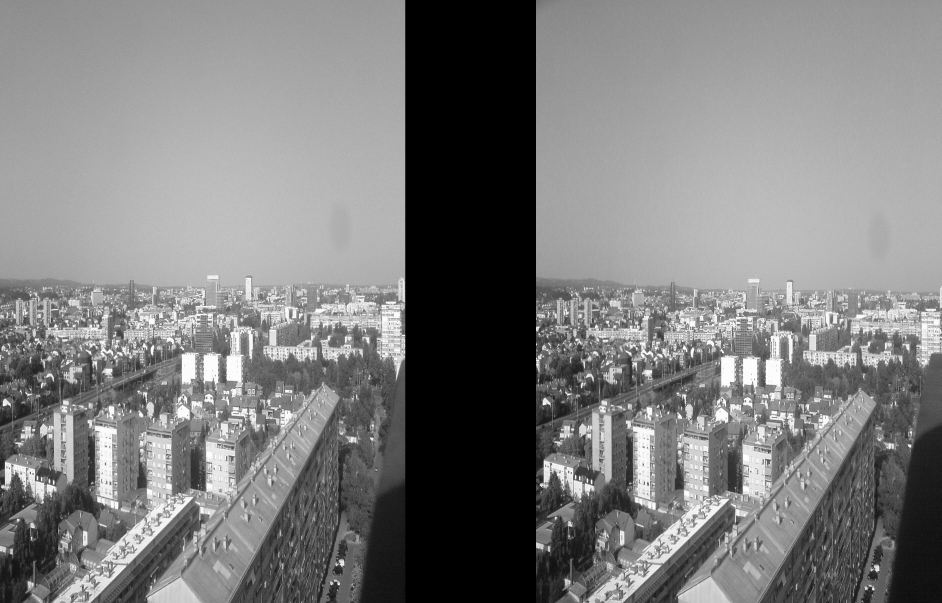
#> input picture python/Audio_visual/3d/red_cyan_seperator_input/3-d_anaglyph_of_Zagreb_(2007)_big.jpg, 3765 x 2412 px, given in place of lil-nas-x-7-ep.png, which was not available (shown at 1/4 size)
$ python image_altering.py
#> lines starting #> are read from the running program, lines starting #| are printed output that depends on the picture; pictures that were not available may be replaced by others from this repository, and a replacement may not be noted
from PIL import Image

def reflect(ima, xaxis=False, yaxis=False):
    assert isinstance(ima, Image)
    im = Image.new("RGBA", ima.getBBox()[2:])


imgStr = '/Users/jacksonsherman/Downloads/lil-nas-x-7-ep.png' # '/Users/jacksonsherman/Downloads/montero.png'# input("filepath to the png: ")

width  = 8 # int(input("tile horizontally: "))
height = 5 # int(input("  tile vertically: "))

screen_size = 2560, 1600

scale = min(screen_size[0] // width, screen_size[1] // height)

start = Image.open(imgStr)
#> start is the input picture: PIL image 3765x2412 L; min 0, max 255, mean 124.6

size = start.getbbox()[2:]
#> size = (3765, 2412)

resized = start.resize((scale,scale))
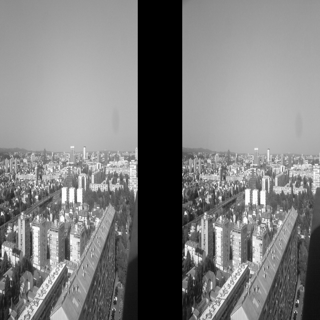
#> resized: PIL image 320x320 L; min 0, max 255, mean 124.6

img = Image.new('RGBA',screen_size)
#> img: PIL image 2560x1600 RGBA; every value is 0

for i in range(height):
    for j in range(width):
        img.paste(resized, (j * scale, i * scale))
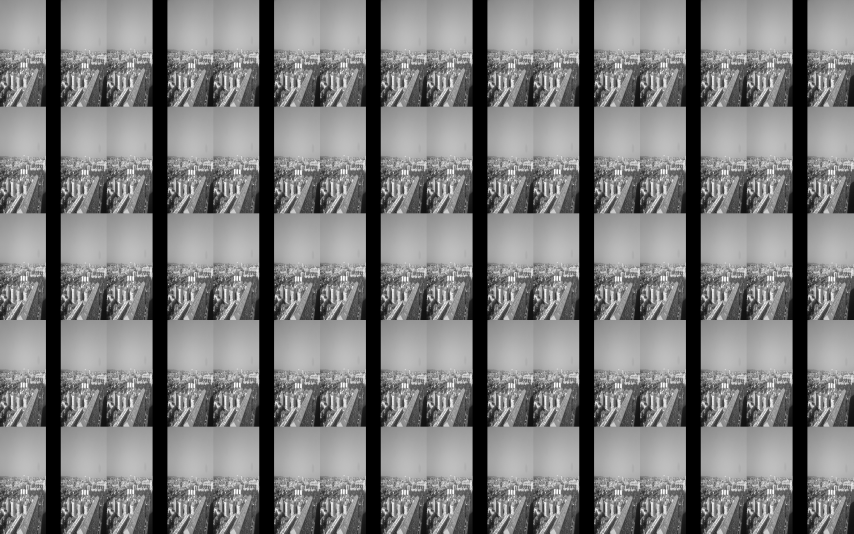
#> img: PIL image 2560x1600 RGBA (shown at 1/3 size); mean R, G, B, A 124.6, 124.6, 124.6, 255

img.show()

$ run again, on python/Audio_visual/3d/red_cyan_seperator_input/3D_dusk_on_Desert.jpg
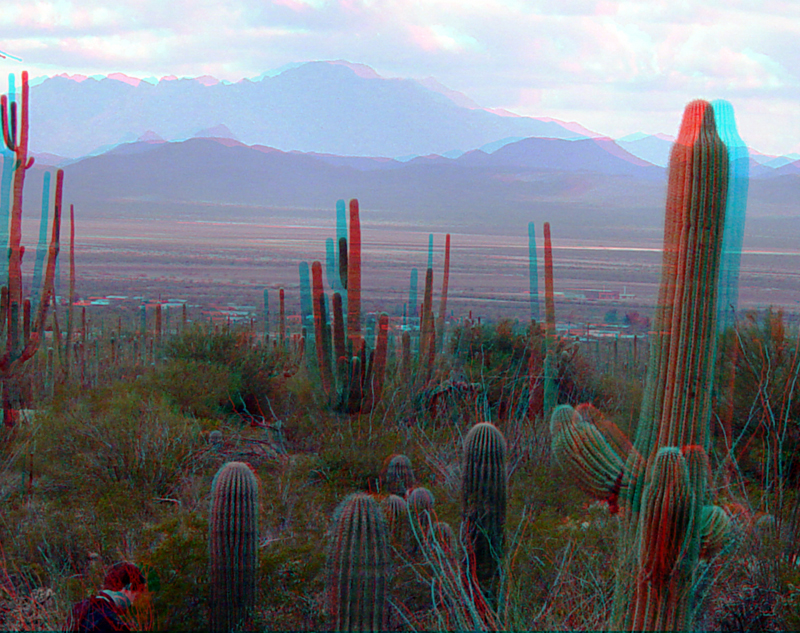
#> input picture python/Audio_visual/3d/red_cyan_seperator_input/3D_dusk_on_Desert.jpg, 800 x 633 px, given in place of lil-nas-x-7-ep.png, which was not available
#> start is the input picture: PIL image 800x633 RGB; mean R, G, B 111.9, 114.2, 119.9
#> size = (800, 633)
#> `resized = start.resize((scale,scale))`:
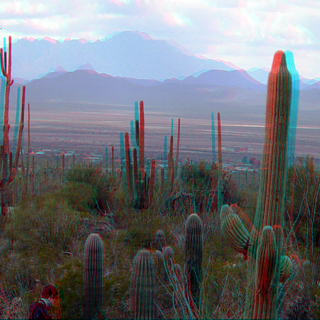
#> resized: PIL image 320x320 RGB; mean R, G, B 111.9, 114.2, 119.9
#> after the loop `for i in range(height):`:
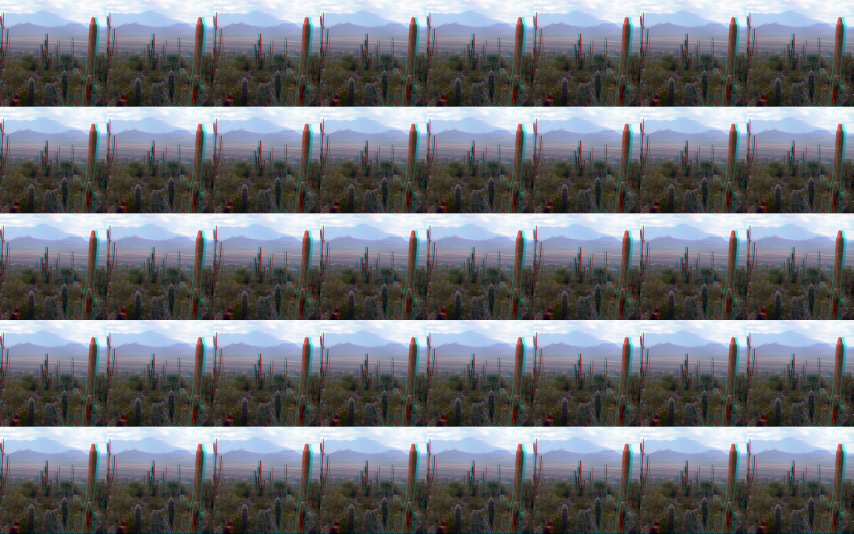
#> img: PIL image 2560x1600 RGBA (shown at 1/3 size); mean R, G, B, A 111.9, 114.2, 119.9, 255

$ run again, on python/Audio_visual/3d/red_cyan_seperator_input/3D_dusk_on_Desert_big.jpg
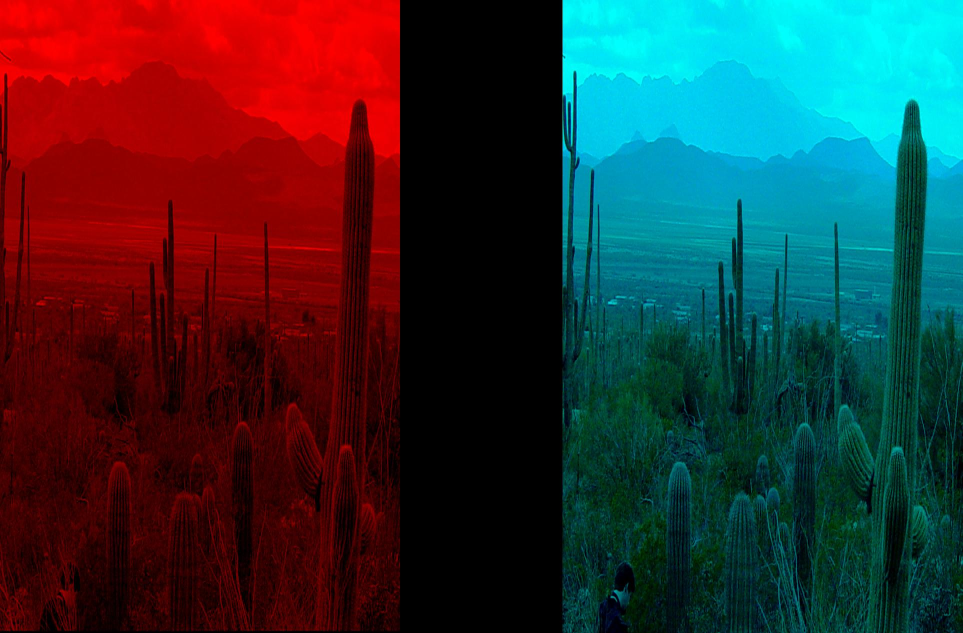
#> input picture python/Audio_visual/3d/red_cyan_seperator_input/3D_dusk_on_Desert_big.jpg, 1925 x 1266 px, given in place of lil-nas-x-7-ep.png, which was not available (shown at 1/2 size)
#> start is the input picture: PIL image 1925x1266 RGB; mean R, G, B 47.3, 47.9, 50.4
#> size = (1925, 1266)
#> `resized = start.resize((scale,scale))`:
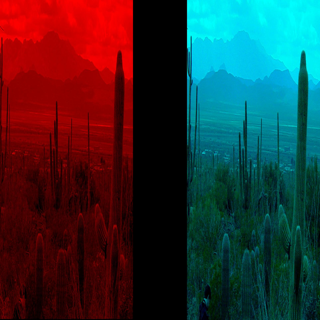
#> resized: PIL image 320x320 RGB; mean R, G, B 47.3, 47.9, 50.4
#> after the loop `for i in range(height):`:
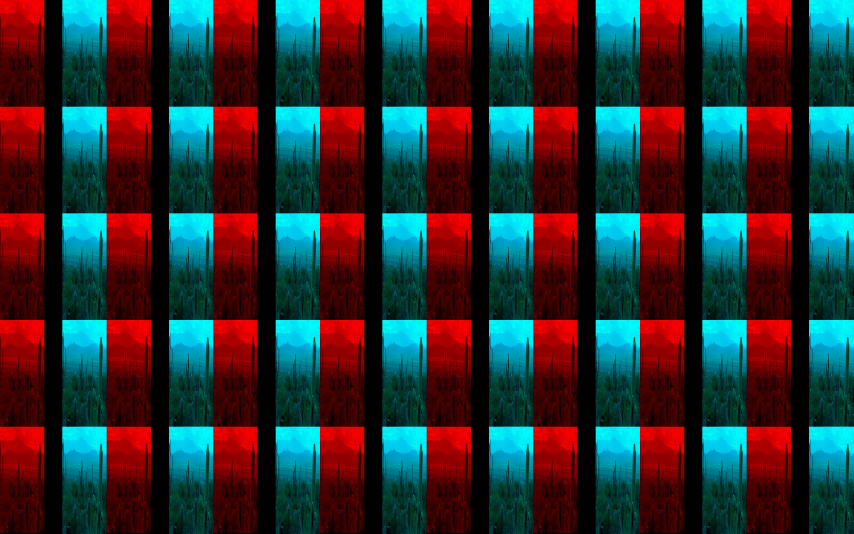
#> img: PIL image 2560x1600 RGBA (shown at 1/3 size); mean R, G, B, A 47.3, 47.9, 50.4, 255
